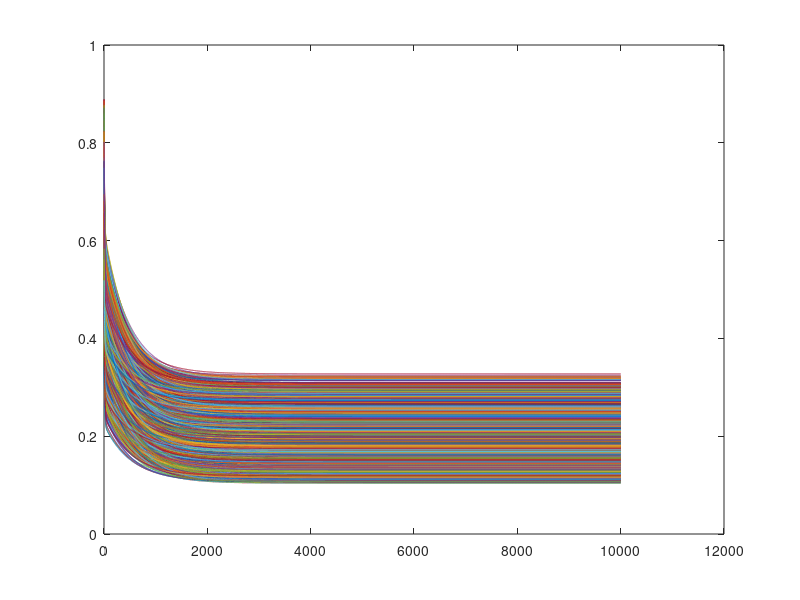

This figure's MATLAB source:


%Create Nodes
numNodes = 1000

%Create Time Steps
t = [0:1:10000]';

%Create All S0-S2 parameters
S0 = rand(1,numNodes)*0.2+0.1;
S1 = rand(1,numNodes)*0.2+0.1;
S2 = rand(1,numNodes)*0.2+0.1;

%Create all E0-E2 parameters
E0 = rand(1,numNodes)*0.1.*S0;
E1 = rand(1,numNodes)*0.1.*S1;
E2 = rand(1,numNodes)*0.1.*S2;

%Tau1-2 as defined in original document
Tau1 = 10;
Tau2 = 500;

%ET1-2 values 
ET1 = Tau1*rand(1,numNodes)*0.05;
ET2 = Tau1*rand(1,numNodes)*0.05;


%Sensitivity for each node over time
S = (S0+E0)+(S1+E1).*exp(-t./(Tau1+ET1))+(S2+E2).*exp(-t./(Tau2+ET2));

%Plot to see range and falloff
plot(S)


%Calculate average halfway point for dropoff
%Some nodes parameters don't have them drop past 1/2 sensitivity so set
%initial values to number of Timesteps so that average is 'correct'
half = ones(1,numNodes)*10000;
long = 0;
for i=1:1:numNodes
    node = S(:,i)';
    a = node <= node(1)/2;
    ind = find(a, 1, 'first');
    if isempty(ind) 
        half(i) = 0;
        long = long + 1;
    else
        half(i) = ind;
    end

end

%report average halfway dropoff time
mean(half)
